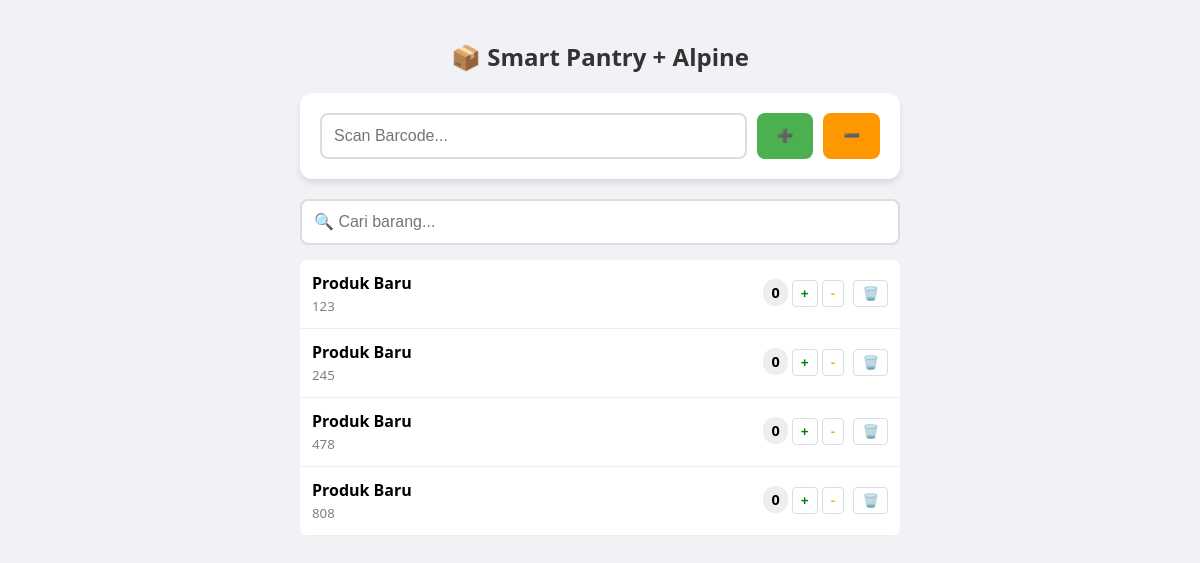
Before: / with the older database file.
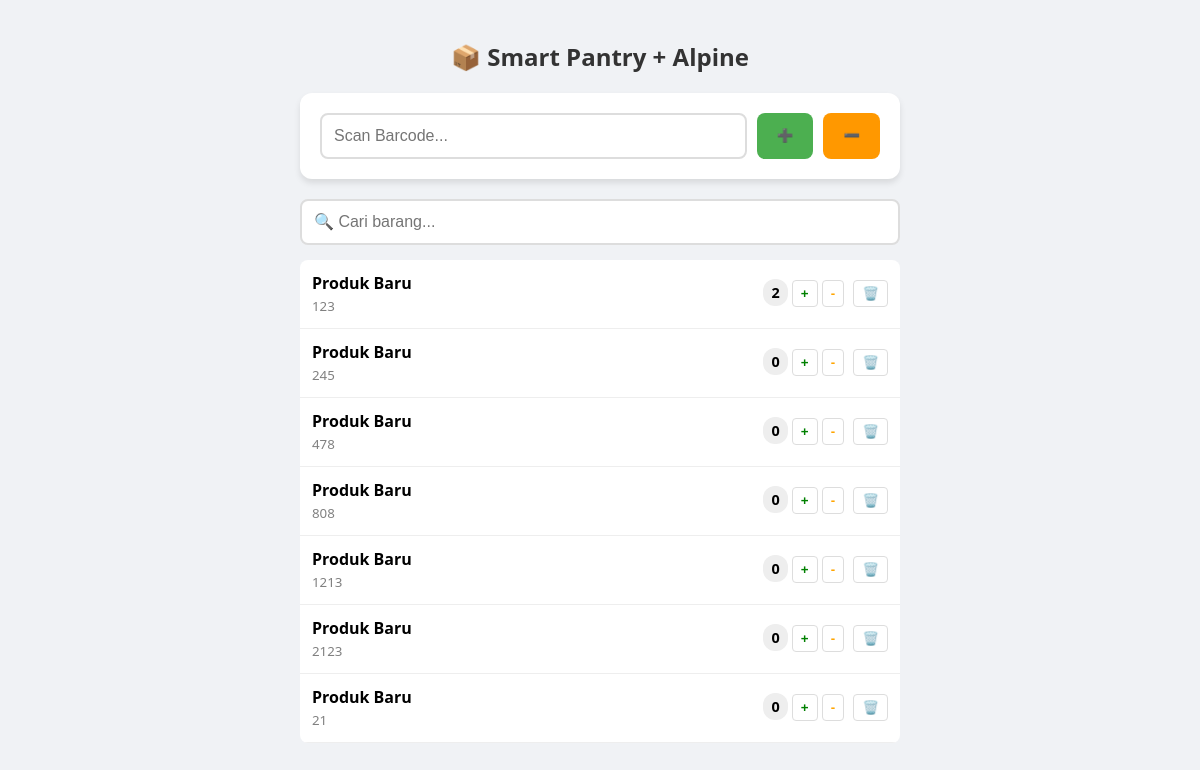
After: the same page with the newer database file.
### tables this page shows
CREATE TABLE items 
                 (barcode TEXT PRIMARY KEY, name TEXT, quantity INTEGER);

### app.py (the view)
@app.route('/')
def index():
    conn = get_db_connection()
    items = conn.execute("SELECT * FROM items ORDER BY name").fetchall()
    conn.close()
    return render_template('base.html', items=items)

### app.py (called while the page is built)
def get_db_connection():
    conn = sqlite3.connect('pantry.db')
    conn.row_factory = sqlite3.Row
    return conn

### templates/base.html (shortened to what this page needs)
<!DOCTYPE html>
<html lang="ms">
<head>
</head>
<body x-data="pantryApp()">
    <h2 style="text-align:center; color:#333;">📦 Smart Pantry + Alpine</h2>
    <div class="scanner-box">
        <form hx-post="/update"
              hx-target="#inventory-area"
              hx-on::after-request="this.reset(); document.getElementById('code').focus();"
              @submit="playBeep()">
            <div class="input-group">
                <input type="text" name="barcode" id="code" placeholder="Scan Barcode..." autofocus autocomplete="off" required>
                <button type="submit" name="action" value="add" class="btn-add">➕</button>
                <button type="submit" name="action" value="remove" class="btn-remove">➖</button>
            </div>
        </form>
    </div>
    <div style="margin-bottom: 15px;">
        <input type="text" name="q" placeholder="🔍 Cari barang..."
               hx-get="/items" hx-trigger="keyup changed delay:300ms" hx-target="#inventory-area"
               style="width: 100%; box-sizing: border-box;">
    </div>
    <div id="inventory-area">
        {% include '_inventory.html' %}
    </div>
</body>
</html>

### templates/_inventory.html (shortened to what this page needs)
<table>
    {% for item in items %}
    <tr x-data="{ confirmDelete: false }">
        <td>
            <strong>{{ item['name'] }}</strong><br>
            <small style="color:gray">{{ item['barcode'] }}</small>
        </td>
        <td style="text-align: right; min-width: 140px;">
            <template x-if="!confirmDelete">
                <div style="display:inline-block">
                    <span class="badge">{{ item['quantity'] }}</span>
                    <button class="btn-icon" style="color:green"
                            hx-post="/update" hx-vals='{"barcode": "{{ item["barcode"] }}", "action": "add"}'
                            hx-target="#inventory-area">+</button>
                    <button class="btn-icon" style="color:orange"
                            hx-post="/update" hx-vals='{"barcode": "{{ item["barcode"] }}", "action": "remove"}'
                            hx-target="#inventory-area">-</button>
                    <button class="btn-icon" style="color:gray; margin-left:5px;"
                            @click="confirmDelete = true">🗑️</button>
                </div>
            </template>
        </td>
    </tr>
    {% else %}
    <tr><td colspan="2" style="text-align:center; padding:20px;">Tiada barang.</td></tr>
    {% endfor %}
</table>

Changed rows visible on the page:
changed items id 123: quantity "0" → "2"
added items: name "Produk Baru", barcode "1213", quantity "0"
added items: name "Produk Baru", barcode "2123", quantity "0"
added items: name "Produk Baru", barcode "21", quantity "0"
